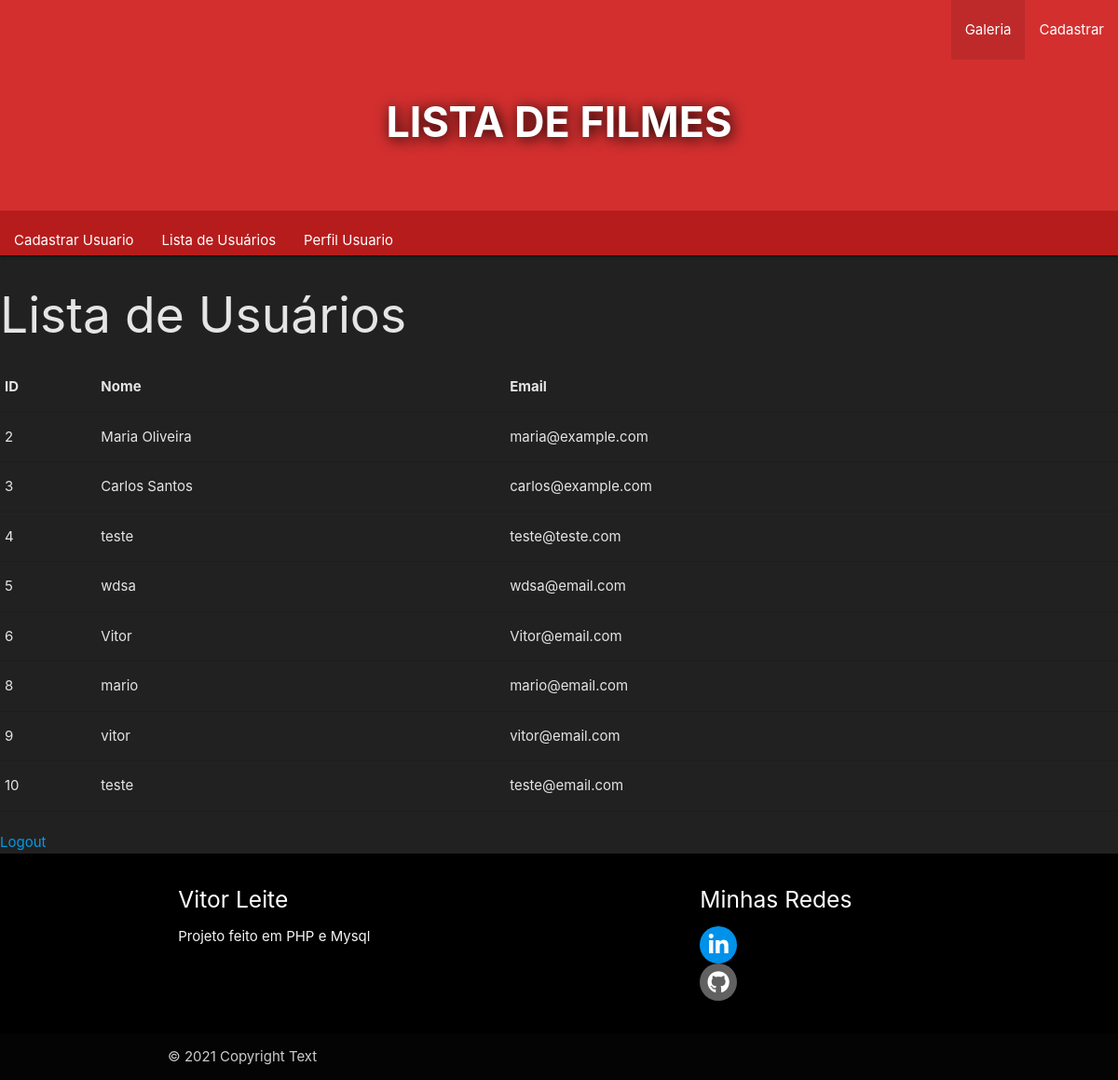
Page /view/lista_usuario.php (signed in) on the committed database.
### tables this page shows
CREATE TABLE usuarios (
    id INTEGER PRIMARY KEY AUTOINCREMENT,
    nome TEXT NOT NULL,
    email TEXT NOT NULL UNIQUE,
    senha TEXT NOT NULL,
    data_registro DATETIME DEFAULT CURRENT_TIMESTAMP
, is_superuser INTEGER DEFAULT 0);

### view/lista_usuario.php (the view, shortened to what this page needs)
<?php
include "cabecalho.php";
$conexao = new SQLite3(realpath("../db/filmes.db"));
$sql = "SELECT * FROM usuarios";
$result = $conexao->query($sql);
?>
<body>
    <nav class="nav-extended red darken-2">
        <div class="nav-wrapper">
            <ul id="nav-mobile" class="right">
                <li class="active"><a href="galeria.php">Galeria</a></li>
                <li><a href="cadastrar.php">Cadastrar</a></li>
            </ul>
        </div>
        <div class="nav-header center">
            <h1 class="titulo">LISTA DE FILMES</h1>
        </div>
        <div class="nav-mobile">
            <ul class="tabs tabs-transparent red darken-4">
                <li class=""><a href="cadastrar_usuario.php">Cadastrar Usuario</a></li>
                <li class=""><a href="lista_usuario.php">Lista de Usuários</a></li>
                <li class=""><a href="perfil_usuario.php">Perfil Usuario</a></li>
            </ul>
        </div>
    </nav>
    <h2 class="text_white">Lista de Usuários</h2>
    <div class="text_white">
    <?php
    if ($result) {
        echo "<table border='1'>";
        echo "<tr><th>ID</th><th>Nome</th><th>Email</th></tr>";
        while ($usuario = $result->fetchArray(SQLITE3_ASSOC)) {
            echo "<tr>";
            echo "<td>{$usuario['id']}</td>";
            echo "<td>{$usuario['nome']}</td>";
            echo "<td>{$usuario['email']}</td>";
            echo "</tr>";
        }
        echo "</table>";
    } else {
        echo "Nenhum usuário encontrado.";
    }
    ?>
    </div>
    <br>
    <a href="logout.php">Logout</a>
    <?php include "footer.php" ?>
</body>
</html>

### view/cabecalho.php (shortened to what this page needs)
<!DOCTYPE html>
<html lang="pt-br">
<head>
  <link rel="stylesheet" href="https://cdnjs.cloudflare.com/ajax/libs/materialize/1.0.0/css/materialize.min.css">
  <link rel="stylesheet" href="/style.css">
</head>

### view/footer.php
<footer class="page-footer black">
  <div class="container">
    <div class="row ">
      <div class="col l6 s12">
        <h5 class="white-text">Vitor Leite</h5>
        <p class="grey-text text-lighten-4">Projeto feito em PHP e Mysql</p>
      </div>
      <div class="col l4 offset-l2 s12">
        <h5 class="white-text">Minhas Redes</h5>
        <ul>
          <li><a href="https://www.linkedin.com/in/vitor-hugo-soares-303ab81a0/" class="waves-effect waves-light btn-floating social linkedin light-blue accent-4">
              <i class="fa fa-linkedin"></i> Sign in with linkedin</a>
          </li>
          <li><a href="https://github.com/Sogeking21" class="waves-effect waves-light btn-floating social github grey darken-2">
              <i class="fa fa-github"></i> Sign in with github</a></li>
        </ul>
      </div>
    </div>
  </div>
  <div class="footer-copyright">
    <div class="container">
      © 2021 Copyright Text
    </div>
  </div>
  </footer>

### style.css (style rules this page uses)
body { background-color: #212121; }
.nav-header h1 { text-shadow: 2px 2px 15px #000000; }
.titulo { font-size: 3em; font-weight: bold; padding-bottom: 1em; }
.text_white { color: #e5e5e5; }

### rows in the picture
usuarios: id "2", nome "Maria Oliveira", email "maria@example.com"
usuarios: id "3", nome "Carlos Santos", email "carlos@example.com"
usuarios: id "4", nome "teste", email "teste@teste.com"
usuarios: id "5", nome "wdsa", email "wdsa@email.com"
usuarios: id "6", nome "Vitor", email "Vitor@email.com"
usuarios: id "8", nome "mario", email "mario@email.com"
usuarios: id "9", nome "vitor", email "vitor@email.com"
usuarios: id "10", nome "teste", email "teste@email.com"
